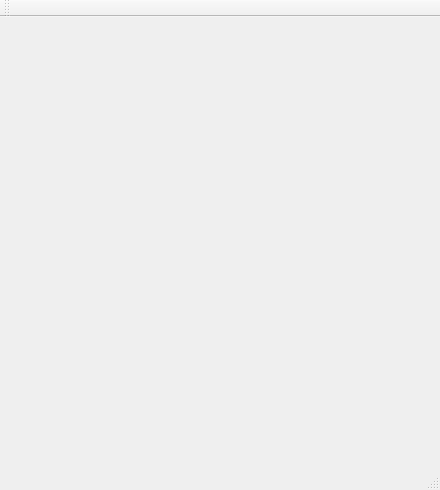
<?xml version="1.0" encoding="UTF-8"?>
<ui version="4.0">
 <class>myWindow</class>
 <widget class="QMainWindow" name="myWindow">
  <property name="geometry">
   <rect>
    <x>0</x>
    <y>0</y>
    <width>440</width>
    <height>490</height>
   </rect>
  </property>
  <property name="windowTitle">
   <string>myWindow</string>
  </property>
  <widget class="QWidget" name="centralWidget">
   <widget class="openglWindow" name="widget" native="true">
    <property name="geometry">
     <rect>
      <x>60</x>
      <y>50</y>
      <width>371</width>
      <height>231</height>
     </rect>
    </property>
   </widget>
  </widget>
  <widget class="QMenuBar" name="menuBar">
   <property name="geometry">
    <rect>
     <x>0</x>
     <y>0</y>
     <width>440</width>
     <height>23</height>
    </rect>
   </property>
  </widget>
  <widget class="QToolBar" name="mainToolBar">
   <attribute name="toolBarArea">
    <enum>TopToolBarArea</enum>
   </attribute>
   <attribute name="toolBarBreak">
    <bool>false</bool>
   </attribute>
  </widget>
  <widget class="QStatusBar" name="statusBar"/>
 </widget>
 <layoutdefault spacing="6" margin="11"/>
 <customwidgets>
  <customwidget>
   <class>openglWindow</class>
   <extends>QWidget</extends>
   <header>openglwindow.h</header>
   <container>1</container>
  </customwidget>
 </customwidgets>
 <resources/>
 <connections/>
</ui>
